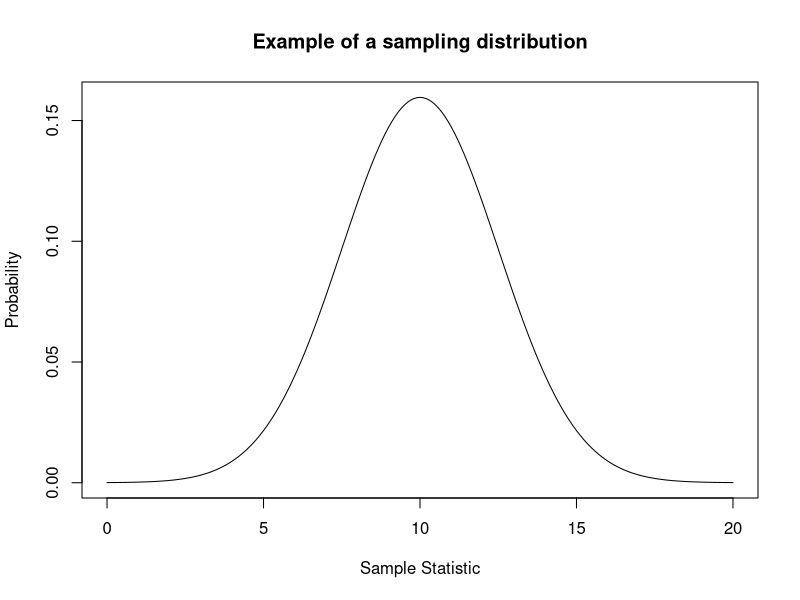
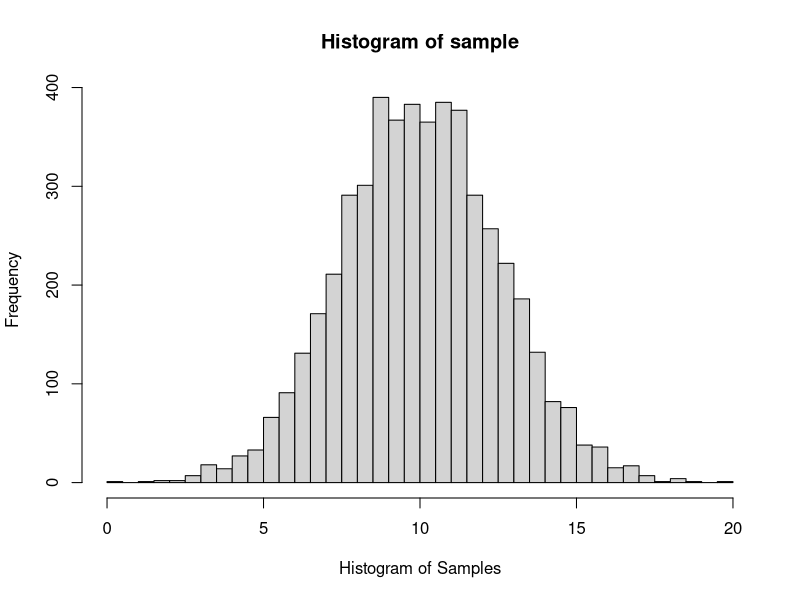
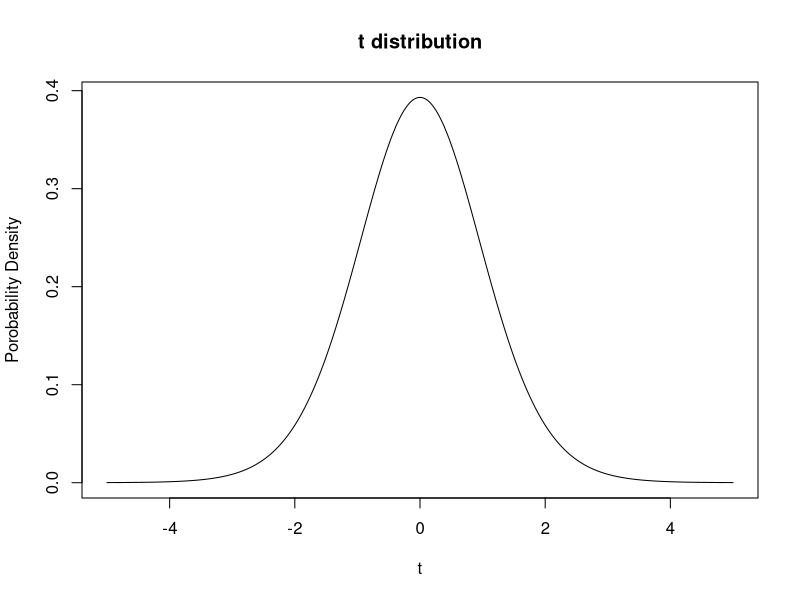
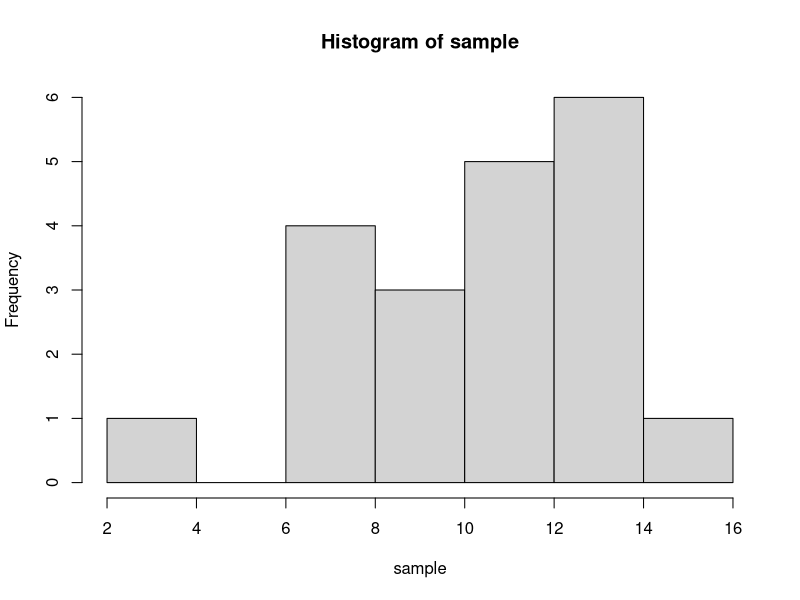
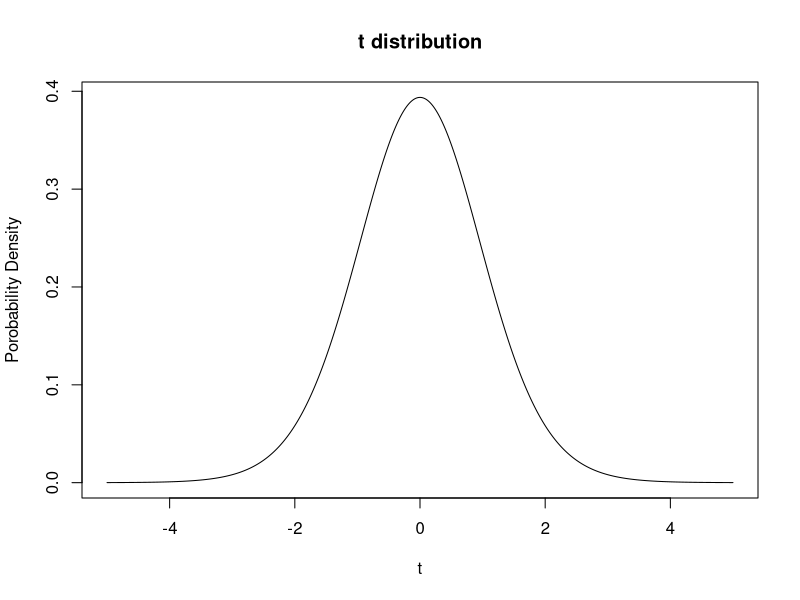
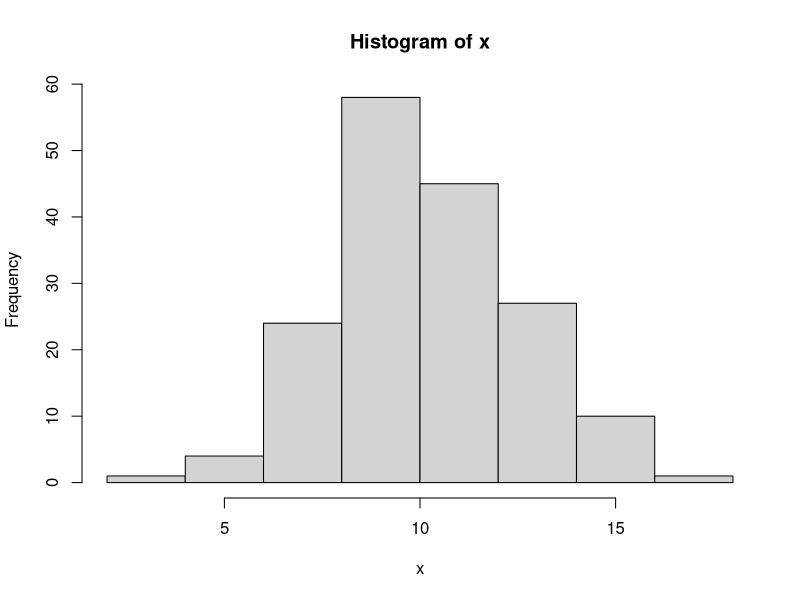
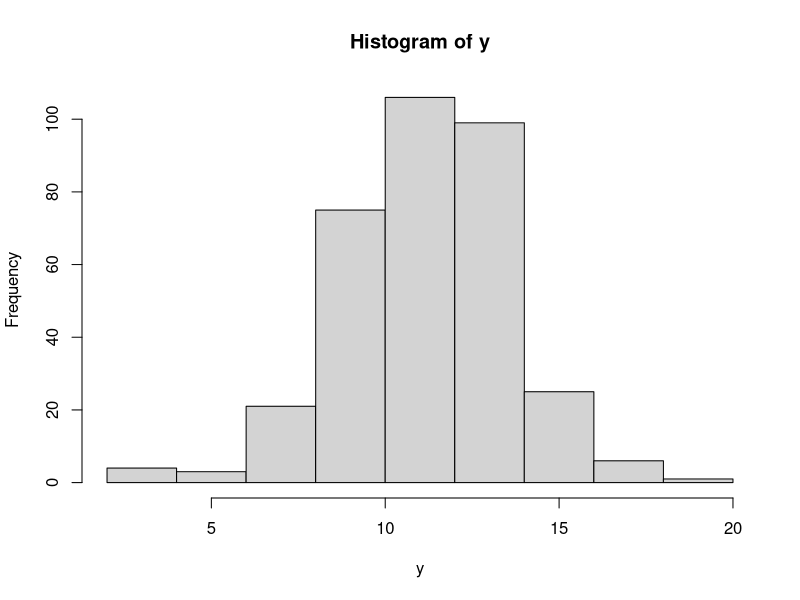
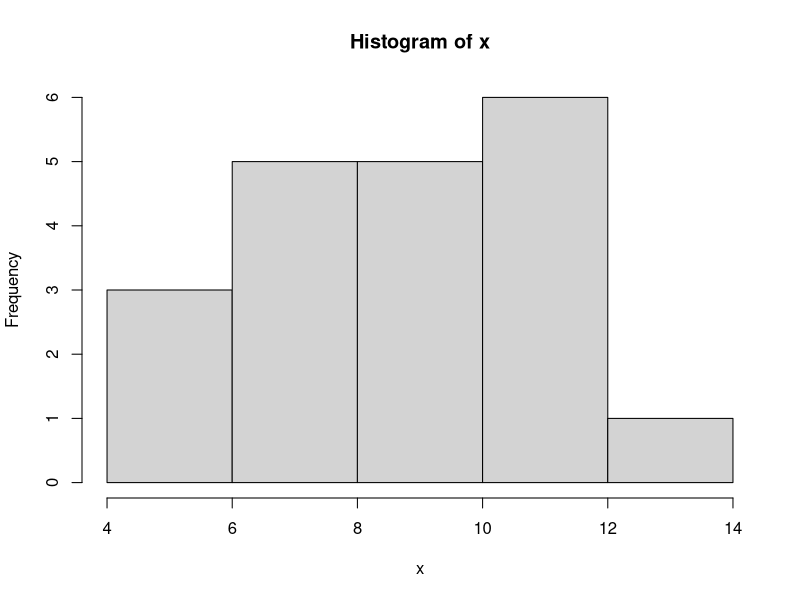

Recreate these plots in R, in order.
## ---- chunk 1
# let's create a super basic normal distribution to represent a sampling distribution.
# the mean of our distribution will be 10 and the standard deviation will be 2.5. 
x = seq(0, 20, by = .1)
y = dnorm(x, mean = 10, sd = 2.5)

# Now we plot the distribution using plot().  
plot(x,y,type = 'l', main = "Example of a sampling distribution", ylab = 'Probability',
     xlab = 'Sample Statistic')

# Now let's draw a single sample from an identical sampling distribution using the rnorm function.
# If you are not familiar with rnorm, try running help(rnorm) and see what comes up. The mean of our 
# sample will be 10 and the standard deviation will be 2.5. Store this sample in a
# variable called sample.
help(rnorm)
sample = rnorm(1, mean = 10, sd = 2.5)
print(x)

#Now let's draw 5000 samples from an identical distribution and see what they look like using the 
#hist() function. Store these samples in a variable called sample again. Try help(hist) if stuck.
sample = rnorm(5000, mean = 10, sd = 2.5)
hist(sample, breaks = 30, xlab = "Histogram of Samples")
## ---- chunk 2
# What does our t distribution look like?
x = seq(-5,5,by = 0.001)
tdistr = dt(x,17)
plot(x,tdistr,type = "l",main = "t distribution",xlab = "t",ylab = "Porobability Density") 

# Look at the plot and then append the code below to your plot to create a rejection region. 
# + polygon(c(x[x> = 1.73], max(x), 1.73), c(tdistr[x> = 1.73], 0, 0), col = "red") #


## ---- chunk 3
# First set the sample size we are going to use when we draw our sample. Let's do a sample size of 20 and
# call the variable n
n = 20

# Create a sample to use via the rnorm command. Call this variable "sample".
# Give it a mean of 10 and a standard deviation of 2.5
# plot it in a histogram using hist()
sample = rnorm(n, mean = 10, sd = 2.5)

hist(sample)

# Quickly remake the t distribution, by copying the code we used last time. 
x = seq(-5,5,by = 0.001)
tdistr = dt(x,n-1)
plot(x,tdistr,type = "l",main = "t distribution",xlab = "t",ylab = "Porobability Density")

# what's our t value and where is it on the distribution?  What do you predict for the result of
# the test?
obs_t = (mean(sample)-10)/(sd(sample)/sqrt(length(sample)))

# R's t-test function is called t.test. run help(t.test) to get a feel for the function.

# do the t.test:
# remember, the mean of our null is 10 and we want to do a right, one-sided test (greater than).
t.test(sample,mu = 10,alternative="g")

# There are a lot of outputs, but for our purposes we want to focus on 
# the p-value. 
## ---- chunk 4
N_iter = 20000
h_out = 0
alpha = 0.05
for (i in 1:N_iter){
  x = rnorm(n, mean = 10, sd = 2.5)
  p=t.test(x,mu = 10,alternative = "g")[["p.value"]]
  if (p < alpha){
  h_out = h_out+1
  }
  }
# So what's the rate of type I error?

h_out/N_iter

# It should be close to our significance level!  If H0 is true and we
# reject the Null we are out in the tail of distribution by chance.  And
# alpha is the probability of that!
## ---- chunk 5
# First make 2 large samples using rnorm again. let's say 200 and 400 samples each. 
# Call the variables x and y.The mean of x will be 10 and the mean of y will be 11. 
# Set the standard deviation to 2.5 
x = rnorm(170, mean = 10, sd = 2.5)
y = rnorm(340, mean = 11, sd = 2.5)

# Look at them using hist().

hist(x)
hist(y)

# Very cute, but let's reduce the number of data points to make this a
# little more messy, I mean realistic. Let's do sample sizes of x = 20 and y = 40 (same sd).

x = rnorm(20, mean = 10, sd = 2.5)
y = rnorm(40, mean = 11, sd = 2.5)

# Look at them using hist().

hist(x)
hist(y)
## ---- chunk 6
# Here I made the variances equal. In practice if we are using a two
# sample t test and allowing ourselves to assume equal variances then we
# compute what is called the pooled standard deviation. 

sp = ((length(x)-1)*sd(x)^2+(length(y)-1)*sd(y)^2)/(length(x)+length(y)-2)
sp = sqrt(sp)

# Then we need to think about our H0 for a moment.

# Let's say our H0 is that the population means are equal.ie mean(x)=mean(y).
# So we can calculate our t statistic as follows:
  
obs_t = (mean(x)-mean(y))/sqrt((sp^2)/length(x)+(sp^2)/length(y))

# Now we need to think about our Ha.  Let's say we thought it might be the
# case that mean(x) < mean(y), That means our t stat would be out there in the left
# tail of the distribution.  Think about an extreme case where we would feel confident
# in saying mean(x) < mean(y).  Imagine mean(x) was 0 and
# mean(y) was 1000.  If the samples were large and xbar ~mean(x) and ybar ~mean(y) then
# tstat would be large and negative! This means to the left.

# Ok so what does our t distribution look like?  Where does our observed
# value of t land?  What does that imply for our testing?

tdistr = dt(seq(-5,5,by = .1),length(x)+length(y)-2)
plot(seq(-5,5,by=.1),tdistr,type = "l",main = "t distribution, 2 samp test example",xlab = "",ylab = "")

# Ok now use the t.test to perform a two-sample t-test. We do not need to set mu, instead we need to 
# input both samples into t.test(). We also need to specify that the variances of our samples are 
# equal and that we want a "left" or "lesser" one-sided t-test. 
t.test(x,y,var.equal=TRUE, alternative = "l")

# Do the results of the t-test confirm your suspicions?

# Note the test can also be done without assuming the variances are equal

# In this case the t stat is a bit easier to calculate.  
# No pooled sd. However this test is less accurate than 
# a test made with the assumption of equal variances.
t.test(x,y,var.equal=FALSE, alternative = "l")

# Due to this approximation the test stat is only approximately t
# distributed so you only get approximately alpha significance.
## ---- chunk 7
# Ok we need two samples again. Let's call them x and y again. 
# Set both sample sizes to 200. Set the mean of one of x to 10 and the mean of y to 11. 
# Standard deviation for both is 2.5

x = rnorm(n, mean = 10, sd = 2.5)
y = rnorm(n, mean = 11, sd = 2.5)

# Ok, so what are our diffs? does the order matter? In this case our HA is that mean(x)<mean(y), so we 
# are going to calculate the diffs as x-y with our expectation being that there will be a negative 
# difference if the null is false. 
  
the_diffs=x-y

# What's our H0?  Let's say it is that the means are equal again.

# What's our t stat?

obs_t = mean(the_diffs)/(sd(the_diffs)/sqrt(length(the_diffs)))

# What does our t distribution look like? Where is our observed t value?
# What's the likely outcome of our test?

tdistr = dt(seq(-5,5,by=.1),length(the_diffs)-1)
plot(seq(-5,5,by=.1),tdistr,type = "l",main = "t distribution, paired test example",xlab = "",ylab = "")

# What's our Ha?  Let's say that it is mean(x)<mean(y), so we need to look at a
# rejection region in the left tail of the distribution.
# Ok, do the test. It's t.test again but this time we are going to specify that they are paired. 

t.test(x,y,paired = TRUE, alternative = "l")
